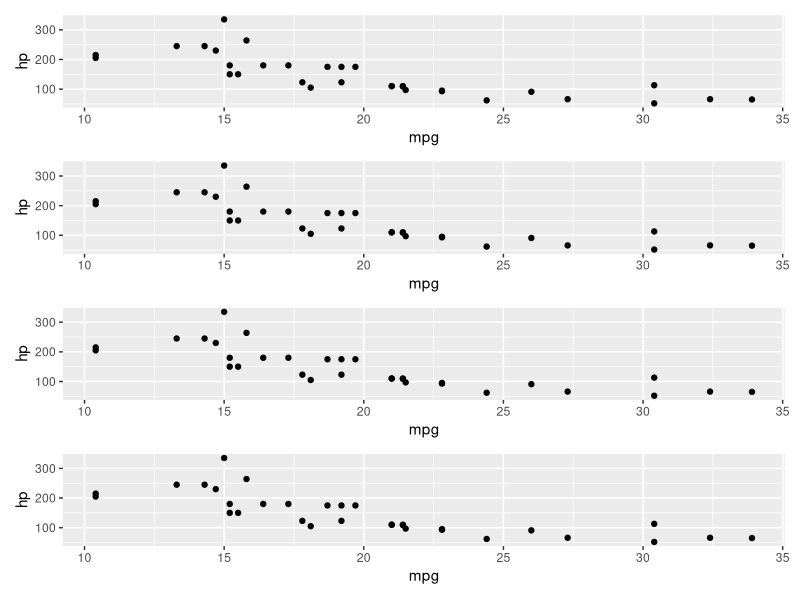
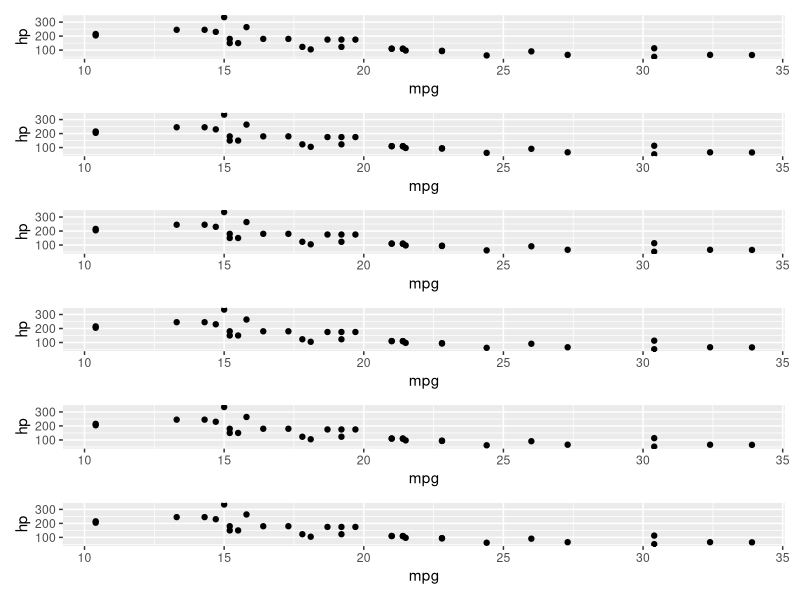
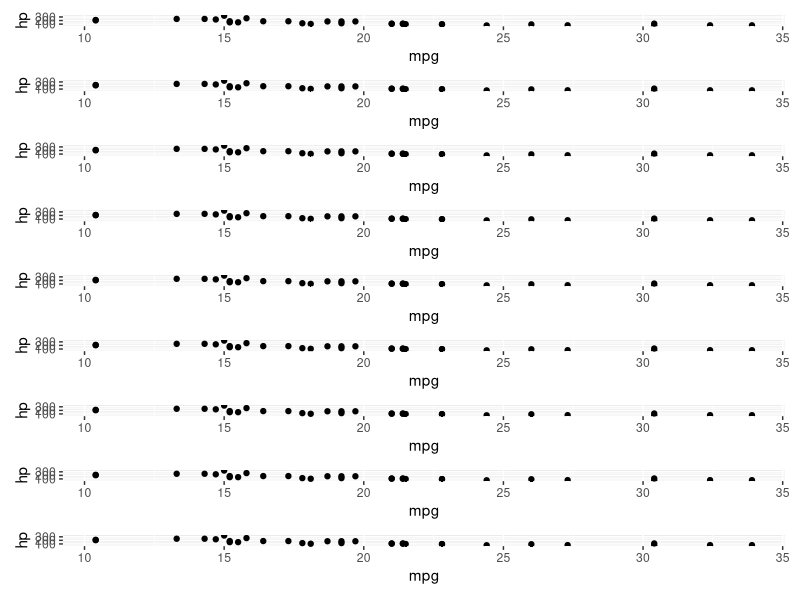

Reproduce these figures in R, in order.
## ---- chunk 1
#| include: false


## ---- chunk 2
library(ggplot2)
library(patchwork)
gg0 <- list()

p1 <- ggplot(mtcars, aes(mpg, hp)) + geom_point()
p2 <- ggplot(mtcars, aes(mpg, disp)) + geom_point()
p3 <- ggplot(mtcars, aes(mpg, drat)) + geom_point()

gg0[[1]] <- p1/p1/p1/p1
gg0[[2]] <- p1/p1/p1/p1/p1/p1
gg0[[3]] <- p1/p1/p1/p1/p1/p1/p1/p1/p1

headings <- c('hp','disp','drat')
## ---- chunk 3
for (i in 1:length(gg0)) {
  cat("##### ",headings[i],"\n")
  print(gg0[[i]])
  cat('\n\n')
}
